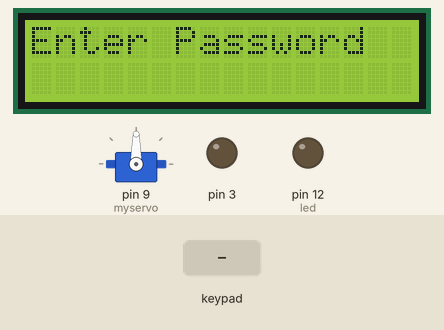
This sketch was run on a simulated Arduino Uno, built with avr-gcc and run on an emulated ATmega328P. Parts: servo, 16×2 character LCD, output pins drawn as LEDs (lit = HIGH). Inputs (shaded band) come from the test bench. EEPROM starts erased.

Above: at 11.3 s.
11.4 s: keypad keys 1 1 1 0 8 7 # pressed 0.4 s apart
At 14.0 s:
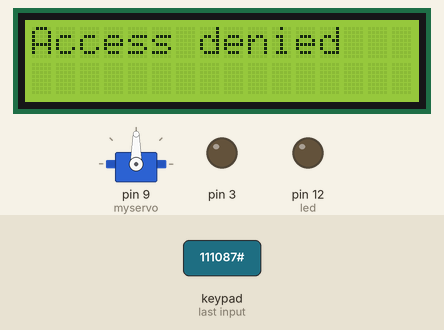
17.2 s: key 'A' pressed
At 17.8 s:
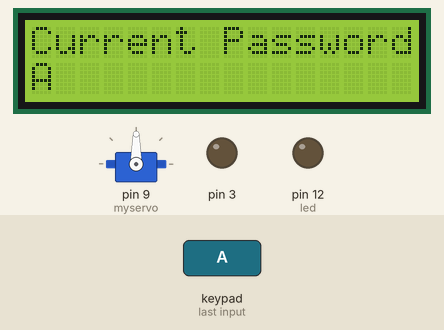
18.8 s: keypad keys 6 5 4 2 * pressed 0.4 s apart
At 20.8 s:
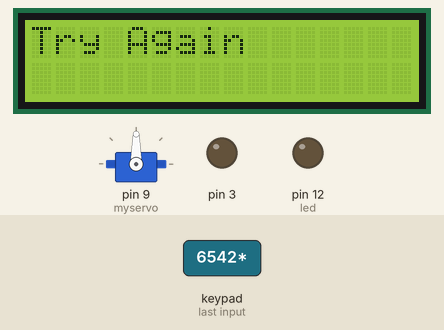
22.8 s: key 'B' pressed
At 25.67 s:
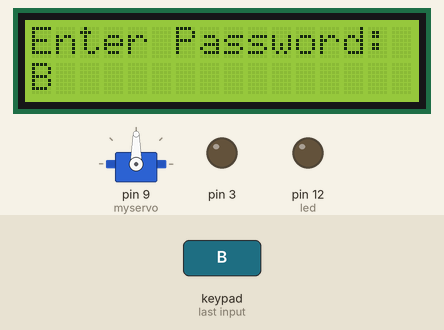
25.8 s: key 'C' pressed
At 26.4 s:
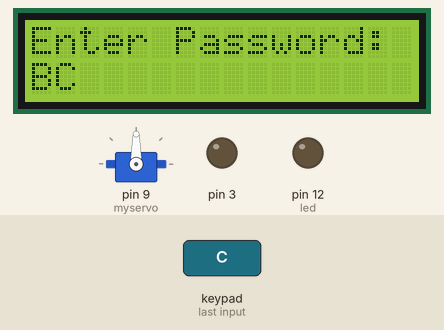
27.3 s: keypad keys 6 5 4 2 A pressed 0.4 s apart
At 30.7 s:
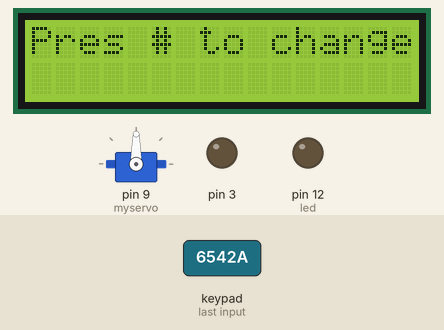
Timing chart, 0 to 32.2 s (numbered marks = the images above; inputs shaded):
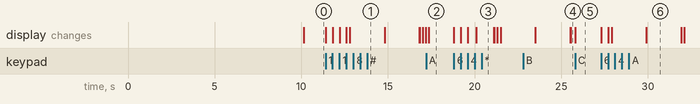

Measured:
- after the input at 11.4 s, the display: first changes at once (image 1 shows a later state)
- after the input at 17.2 s, the display: changes after 0.15 s (image 2)
- after the input at 18.8 s, the display: first changes at once (image 3 shows a later state)
- after the input at 22.8 s, the display: first differs from a run without the input after 2.7 s (image 4)
- after the input at 25.8 s, the display: changes at once (image 5)
- after the input at 27.3 s, the display: first changes at once (image 6 shows a later state)

The sketch:

sketch_mar10c.ino
```cpp
#include <Servo.h>
#include <Keypad.h>
#include<EEPROM.h>
#include<LiquidCrystal.h>
LiquidCrystal lcd(A0,A1,A2,A3,A4,A5);

Servo myservo; //craete servo object to control a servo
char password[4];
char initial_password[4],new_password[4];
int i=0;
int led=12;
int angle=0;
char key_pressed=0;

const byte ROWS = 4; //four rows
const byte COLS = 4; //four columns
//define the cymbols on the buttons of the keypads
char hexaKeys[ROWS][COLS] = {
  {'1','2','3','A'},
  {'4','5','6','B'},
  {'7','8','9','C'},
  {'*','0','#','D'}
};
byte rowPins[ROWS] = {11,10,8,7}; //connect to the row pinouts of the keypad
byte colPins[COLS] = {6,5,4,2};//connect to the column pinouts of the keypad

//initialize an instance of class NewKeypad
Keypad keypad_key = Keypad( makeKeymap(hexaKeys), rowPins, colPins, ROWS, COLS);

void setup(){
    //Setup Channel A
pinMode(12, OUTPUT); //Initiates Motor Channel A pin
pinMode(9, OUTPUT); //Initiates Brake Channel A pin
pinMode(3,OUTPUT);
myservo.attach(9); // attaches the servo on pin 9 to the servo object
pinMode(led,OUTPUT);
initialpassword();
Serial.begin(9600);
lcd.begin(16,2);
lcd.setCursor(0,0);
lcd.print("WELLCOME");
delay(10000);
lcd.clear();
lcd.begin(16,2);
lcd.setCursor(0,0);
lcd.print("Enter Password");
lcd.setCursor(0,1);
}
  void loop(){
  digitalWrite(10,LOW);
  key_pressed = keypad_key.getKey();
 if(key_pressed=='#')
change();


if (key_pressed)
{
password[i++]=key_pressed;
lcd.print(key_pressed);
}
if(i==4)
{
delay(200);
for(int j=0;j<4;j++)
initial_password[j]=EEPROM.read(j);
if(!(strncmp(password, initial_password,4)))
{
lcd.clear();
lcd.print("Pass Accepted");
digitalWrite(12,HIGH);
delay(2000);
digitalWrite(12,LOW);
//forward @ full speed
digitalWrite(12, HIGH); //Establishes forward direction of Channel A
digitalWrite(9, LOW);   //Disengage the Brake for Channel A
analogWrite(3, 230);   //Spins the motor on Channel A at full speed
  delay(1000);
  digitalWrite(9, HIGH); //Eengage the Brake for Channel A
delay(1000);

  //backward @ half speed
digitalWrite(12, LOW); //Establishes backward direction of Channel A
digitalWrite(9, LOW);   //Disengage the Brake for Channel A
analogWrite(3, 230);   //Spins the motor on Channel A at half speed
  delay(1000);
  digitalWrite(9, HIGH); //Eengage the Brake for Channel A

  //delay(1000);
  for(angle = 0; angle < 180; angle += 1)// command to move from 0 degrees to 180 degrees
  {
  myservo.write(angle);//command to rotate the servo to the specified angle
  delay(15);
  }
  delay(1000);

  for(angle = 180; angle>=1; angle-=5)     // command to move from 180 degrees to 0 degrees
  {
    myservo.write(angle);              //command to rotate the servo to the specified angle
    delay(5);
  }


lcd.clear();
lcd.print("Enter Password:");
lcd.setCursor(0,1);
i=0;

}

else
{
lcd.clear();
lcd.print("Access denied");
delay(2000);
lcd.clear();
lcd.setCursor(0,0);
lcd.print("Pres # to change");
delay(2000);
lcd.clear();
lcd.print("Enter Password:");
lcd.setCursor(0,1);
i=0;


}
}
}


void change()
{
int j=0;
lcd.clear();
lcd.print("Current Password");
lcd.setCursor(0,1);
while(j<4)
{
char key=keypad_key.getKey();
if(key)
{
new_password[j++]=key;
lcd.print(key);
}
key=0;
}
delay(500);
if((strncmp(new_password, initial_password, 4)))
{
lcd.clear();
lcd.setCursor(0,0);
lcd.print("Try Again");
delay(1000);

}
else
{
j=0;
lcd.clear();
lcd.print("New Password:");
lcd.setCursor(0,1);

delay(1000);

while(j<4)
{
char key=keypad_key.getKey();
if(key)
{
initial_password[j]=key;
lcd.print(key);
EEPROM.write(j,key);
j++;
}
}
lcd.clear();
lcd.setCursor(0,0);
lcd.print("Pass Changed");
delay(1000);

}
lcd.clear();
lcd.print("Enter Password");
lcd.setCursor(0,1);
key_pressed=0;

}

void initialpassword()
{
for(int j=0;j<4;j++)
EEPROM.write(j, j+49);
for(int j=0;j<4;j++)
initial_password[j]=EEPROM.read(j);

}
```
